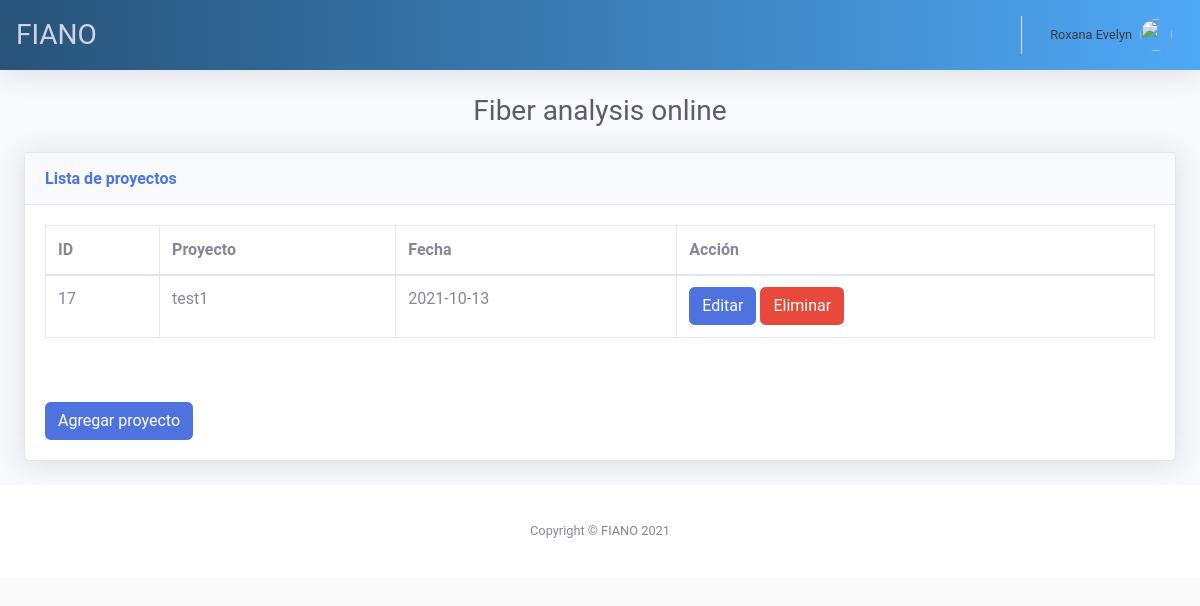
The app's page /list_projects (signed in), older data.
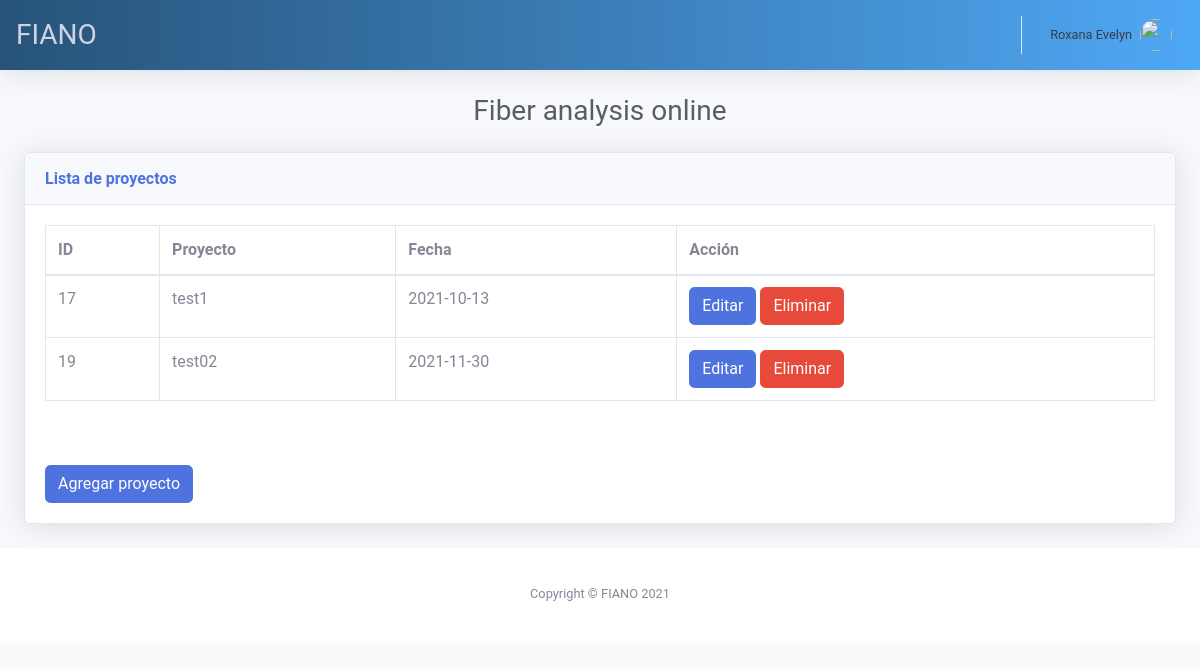
The same page, newer data.
### tables this page shows
CREATE TABLE "Project" (
	"idProject"	INTEGER,
	"nameproject"	TEXT,
	"dateproject"	TEXT,
	"idUser"	INTEGER,
	PRIMARY KEY("idProject" AUTOINCREMENT)
);

### main.py (the view)
@app.route("/list_projects")
def list_projects():
    if 'username' in session:
        username = session['username']
        with sql.connect("users.db") as con:
            context = dict()
            cur = con.cursor()
            cur.execute(f"select * from User where username = '{session['username']}'")
            user_data = cur.fetchall()
            context['first_name'] = user_data[0][3]
            context['last_name'] = user_data[0][4]
            context['id_user'] = user_data[0][0]
            session['IDUSER'] = user_data[0][0]
            cur.execute(f"SELECT * FROM Project where idUser = {user_data[0][0]}")
            data = cur.fetchall()
            context['data'] = data
            return render_template("project.html", **context)
    else:
        return redirect(url_for('login'))

### templates/project.html (shortened to what this page needs)
{% extends "base.html" %}
{% block content %}
<div class="container-fluid">
  <div class="d-sm-flex align-items-center justify-content-center mb-4">
    <h2 class="h3 mb-0 text-gray-800">Fiber analysis online</h2>
  </div>
  <div class="card shadow mb-4">
    <div class="card-header py-3">
      <h6 class="m-0 font-weight-bold text-primary">Lista de proyectos</h6>
    </div>
      <div class="card-body">
        <div class="table-responsive">
          <table class="table table-bordered" id="dataTable">
            <thead>
              <tr>
                <th>ID</th>
                <th>Proyecto</th>
                <th>Fecha</th>
                <th>Acción</th>
              </tr>
            </thead>
            <tbody>
              <tr>
                {% for row in data %}
                  <tr>
                    <td>{{ row[0] }}</td>
                    <td>{{ row[1] }}</td>
                    <td>{{ row[2] }}</td>
                    <td>
                      <a class="btn btn-primary" href="{{ url_for('editproject', id_project=row[0], name_project=row[1]) }}">
                        Editar
                      </a>
                      <button class="btn btn-danger">Eliminar</button>
                    </td>
                  </tr>
                {% endfor %}
              </tr>
            </tbody>
          </table>
        </div>
        <br><br>
        <button class="btn btn-primary" data-toggle="modal" data-target="#addModal">Agregar proyecto</button>
       </div>
  </div>
</div>
{% endblock %}

Row changes from the older to the newer data that the page shows:
added Project: idProject "19", nameproject "test02", dateproject "2021-11-30"
